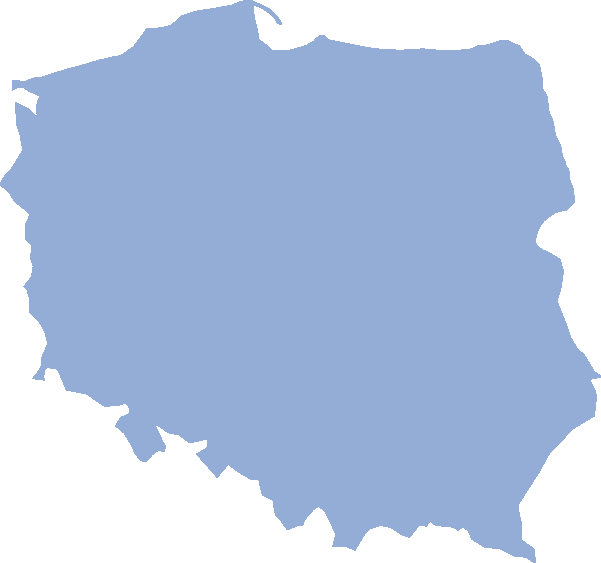
#> input picture 01_basic/assets/poland.png, 601 x 563 px
$ python 09_poland.py
#> lines starting #> are read from the running program, lines starting #| are printed output that depends on the picture; after the words box and inside, x2 and y2 are one past the last pixel; in counts of white or black regions, pixels touching at a corner belong together
"""
@author: krakowiakpawel9@gmail.com
@site: e-smartdata.org
"""

import cv2

img = cv2.imread(r'assets/poland.png')
#> img is the input picture: shape (563, 601, 3); mean B, G, R 226.3, 197.7, 180.2
# cv2.imshow("img",img)

# tworzenie konturu
img = cv2.copyMakeBorder(
    src=img,
    top=20,
    bottom=20,
    left=20,
    right=20,
    borderType=cv2.BORDER_CONSTANT,
    value=(255, 255, 255)
)
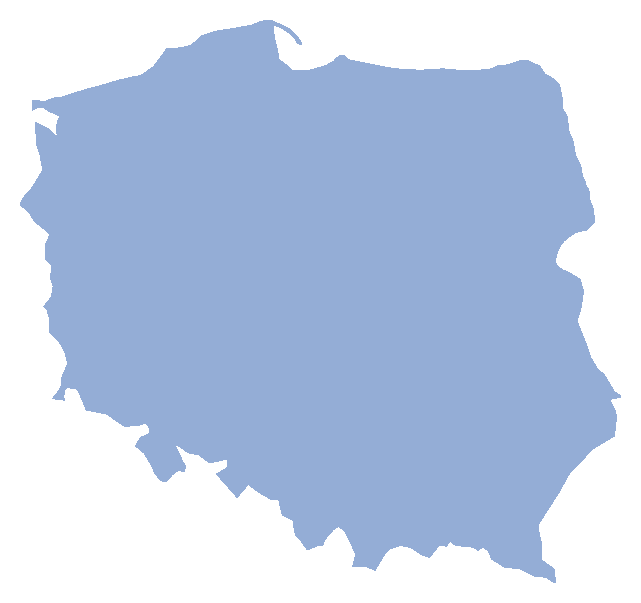
#> img: shape (603, 641, 3); mean B, G, R 229.9, 204.8, 189.5

gray = cv2.cvtColor(src=img, code=cv2.COLOR_BGR2GRAY)
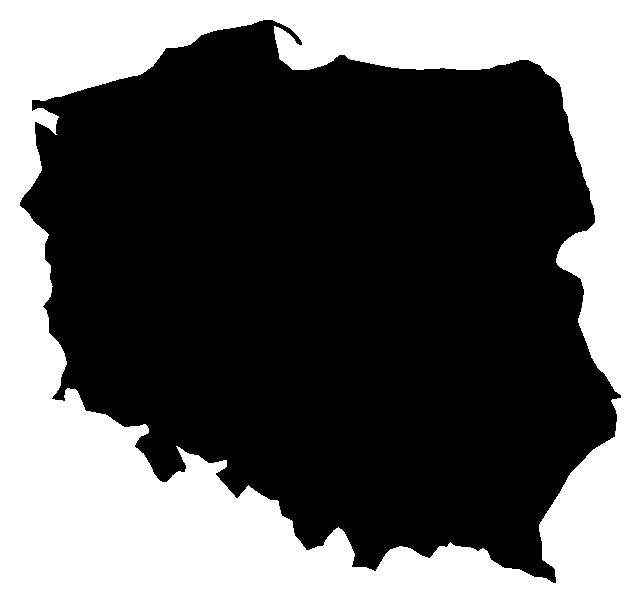
#> gray: shape (603, 641); values 170 (black) and 255 (white), 38.8% white; 1 white region, box (x1, y1, x2, y2) and area: (0, 0, 641, 603) 149935

tresh = cv2.threshold(src=gray, thresh=180, maxval=255, type=cv2.THRESH_BINARY)[1]
#> tresh: shape (603, 641); 38.8% white; 1 white region
cv2.imshow("tresh", tresh)

contours = cv2.findContours(image=tresh, mode=cv2.RETR_LIST, method=cv2.CHAIN_APPROX_SIMPLE)[0]
#> contours = 2 contours; box (x1, y1, x2, y2) and area: (0, 0, 641, 603) 385280, (19, 19, 622, 584) 237707
print(f'[INFO] Liczba wszystkich konturów: {len(contours)}')
#| [INFO] Liczba wszystkich konturów: 2

contour = contours[0]
#> contour = contour of 1130 points, box (x1, y1, x2, y2) (19, 19, 622, 584), area 237707
print(contour)
#> (printed output is left out)
leftmost = contour[contour[:, :, 0].argmin()][0]
#> leftmost = [19, 205]
rightmost = contour[contour[:, :, 0].argmax()][0]
#> rightmost = [621, 395]
topmost = contour[contour[:, :, 1].argmin()][0]
#> topmost = [263, 19]
bottommost = contour[contour[:, :, 1].argmax()][0]
#> bottommost = [555, 583]

for point in [leftmost, rightmost, topmost, bottommost]:
    cv2.circle(img, center=tuple(point), radius=10, color=(0, 0, 255), thickness=-1)
#> this loop made 4 passes
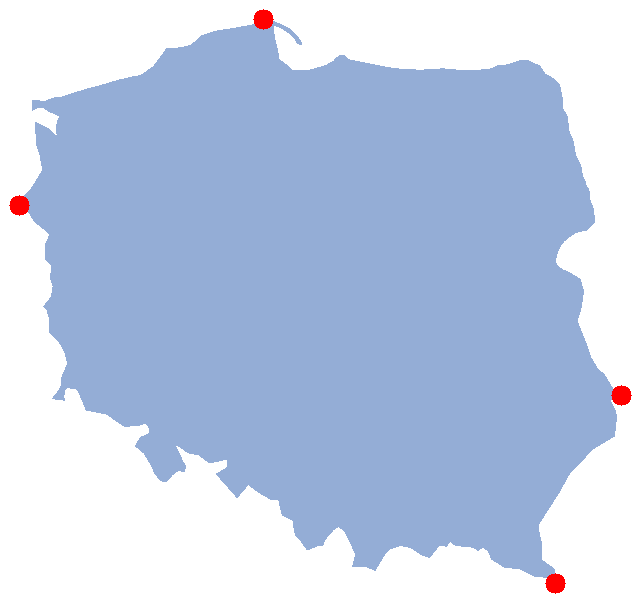
#> img: shape (603, 641, 3); 0.33% of pixels changed, all inside (x1, y1, x2, y2) = (9, 9, 632, 594)

cv2.imshow('extreme_points', img)

cv2.waitKey(0)

# [37 lines of commented-out code are left out]
